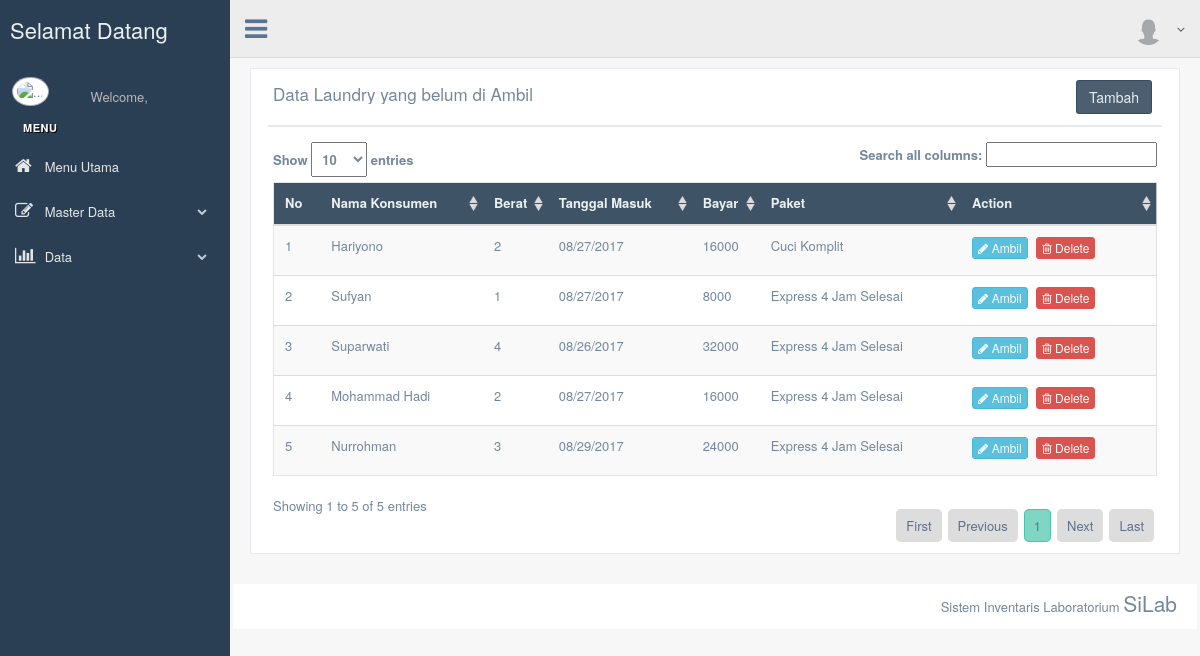
Page /index.php/admin/masuk on the committed database.
### tables this page shows
CREATE TABLE IF NOT EXISTS `laundry` (
`id_laundry` int(11) NOT NULL,
  `nama_konsumen` varchar(45) DEFAULT NULL,
  `berat` int(11) DEFAULT NULL,
  `status` enum('masuk','keluar') DEFAULT NULL,
  `bayar` int(11) DEFAULT NULL,
  `tgl_masuk` varchar(20) DEFAULT NULL,
  `tgl_keluar` varchar(20) DEFAULT NULL,
  `paket_id_paket` int(11) DEFAULT NULL
);

CREATE TABLE IF NOT EXISTS `paket` (
`id_paket` int(11) NOT NULL,
  `nama_paket` varchar(45) NOT NULL,
  `harga` int(11) NOT NULL
);

### application/controllers/Admin.php (called while the page is built, shortened)
<?php defined('BASEPATH') OR exit('No direct script access allowed');
class Admin extends CI_Controller {
	public function masuk()
	{
		$this->load->model('model_admin');
		$isi['nama_usr'] = $this->session->userdata('nama_usr');
		$isi['content'] = 'admin/masuk';
		$isi['data'] 		 = $this->model_admin->masuk();
		$this->load->view('admin/tampilan_admin',$isi);
	}
}

### index.php (called while the page is built, shortened)
<?php
require_once BASEPATH.'core/CodeIgniter.php';

### application/models/Model_admin.php (called while the page is built, shortened)
<?php
class Model_admin extends CI_model {
	public function masuk()
	{
		$data = " SELECT
		laundry.id_laundry,
		laundry.nama_konsumen,
		laundry.berat,
		laundry.`status`,
		laundry.tgl_masuk,
		laundry.bayar,
		paket.nama_paket
		FROM
		laundry
		INNER JOIN paket ON laundry.paket_id_paket = paket.id_paket WHERE `status` = 'masuk'
		";
		return $this->db->query($data);
	}
}

### application/views/admin/masuk.php (the view, shortened to what this page needs)
<div class="col-md-12 col-sm-12 col-xs-12">
                            <div class="x_panel">
                                <div class="x_title">
                                    <h2>Data Laundry yang belum di Ambil</h2>
                                    <ul class="nav navbar-right panel_toolbox">
                                    <li><a class="close-link"></a></li>
                                    <li><a class="close-link"></a></li>
                                    <li><a class="close-link"></a></li>
                                    <li><a class="close-link"></a></li>
                                    <li><a class="close-link"></a></li>
                                    <li><a class="close-link"></a></li>
                                    <a href="<?php echo base_url();  ?>admin/tambahlaundry" class="btn btn-dark">Tambah</a>                                           </ul>
                                    <div class="clearfix"></div>
                                </div>
                                <div class="x_content">
                                    <table id="example" class="table table-striped responsive-utilities jambo_table">
                                        <thead>
                                            <tr class="headings">
                                                <th>No </th>
                                                <th>Nama Konsumen</th>
                                                <th>Berat</th>
                                                <th>Tanggal Masuk</th>
                                                <th>Bayar</th>
                                                <th>Paket</th>
                                                <th class=" no-link last"><span class="nobr">Action</span>
                                                </th>
                                            </tr>
                                        </thead>
                                        <tbody>
                                            <tr>
            <?php
            $no = 1;
            foreach ($data->result() as $row) {
            ?>
            <td><?php echo $no++; ?></td>
            <td><?php echo $row->nama_konsumen; ?></td>
            <td><?php echo $row->berat; ?></td>
            <td><?php echo $row->tgl_masuk; ?></td>
            <td><?php echo $row->bayar; ?></td>
            <td><?php echo $row->nama_paket; ?></td>
            <td>
				<a href="<?php echo base_url();?>admin/ambillaundry/<?php echo $row->id_laundry; ?>" class="btn btn-info btn-xs"><i class="fa fa-pencil"></i> Ambil </a>
                <a href="<?php echo base_url();?>admin/deletelaundrymasuk/<?php echo $row->id_laundry; ?>" onclick="return confirm('anda yakin akan menghapus data ini');" class="btn btn-danger btn-xs"><i class="fa fa-trash-o"></i> Delete </a>
            </td>
        </tr>
        <?php }?>
                                        </tbody>
                                    </table>
                                </div>
                            </div>
                        </div>

### application/views/admin/tampilan_admin.php (shortened to what this page needs)
<!DOCTYPE html>
<html lang="en">
<head>
    <link href="<?php echo base_url();?>assets/css/bootstrap.min.css" rel="stylesheet">
    <link href="<?php echo base_url();?>assets/fonts/css/font-awesome.min.css" rel="stylesheet">
    <link href="<?php echo base_url();?>assets/css/animate.min.css" rel="stylesheet">
    <link href="<?php echo base_url();?>assets/css/custom.css" rel="stylesheet">
    <link rel="stylesheet" type="text/css" href="<?php echo base_url();?>assets/css/maps/jquery-jvectormap-2.0.1.css" />
    <link href="<?php echo base_url();?>assets/css/icheck/flat/green.css" rel="stylesheet" />
    <link href="<?php echo base_url();?>assets/css/floatexamples.css" rel="stylesheet" type="text/css" />
</head>
<body class="nav-md">
    <div class="container body">
        <div class="main_container">
            <div class="col-md-3 left_col">
                <div class="left_col scroll-view">
                    <div class="navbar nav_title" style="border: 0;">
                        <a href="<?php echo base_url();?>admin" class="site_title"><span>Selamat Datang</span></a>
                    </div>
                    <div class="profile">
                        <div class="profile_pic">
                            <img src="<?php echo base_url();?>assets/images/undiksha.png" alt="..." class="img-circle profile_img">
                        </div>
                        <div class="profile_info">
                            <span>Welcome,</span>
                        </div>
                    </div>
                    <?php $this->load->view('admin/tampilan_menu');?>
                </div>
            </div>
            <div class="top_nav">
                <div class="nav_menu">
                    <nav class="" role="navigation">
                        <div class="nav toggle">
                            <a id="menu_toggle"><i class="fa fa-bars"></i></a>
                        </div>
                        <ul class="nav navbar-nav navbar-right">
                            <li class="">
                                <a href="javascript:;" class="user-profile dropdown-toggle" data-toggle="dropdown" aria-expanded="false">
                                    <img src="<?php echo base_url();?>assets/images/user.png" alt="">
                                    <span class=" fa fa-angle-down"></span>
                                </a>
                            </li>
                        </ul>
                    </nav>
                </div>
            </div>
            <div class="right_col" role="main">
            <div class="row tile_count">
    <?php $this->load->view($content);?>
    </div>
                <footer>
                    <div class="">
                        <p class="pull-right">Sistem Inventaris Laboratorium
                            <span class="lead"> </i> SiLab</span>
                        </p>
                    </div>
                    <div class="clearfix"></div>
                </footer>
            </div>
</body>
</html>

### application/views/admin/tampilan_menu.php (shortened to what this page needs)
<div id="sidebar-menu" class="main_menu_side hidden-print main_menu">
                        <div class="menu_section">
                            <h3>Menu</h3>
                            <ul class="nav side-menu">
                                <li><a href="<?php echo base_url();?>admin"><i class="fa fa-home"></i> Menu Utama</a>
                                </li>
                                <li><a><i class="fa fa-edit"></i> Master Data <span class="fa fa-chevron-down"></span></a>
                                </li>
                                <li><a><i class="fa fa-bar-chart-o"></i> Data <span class="fa fa-chevron-down"></span></a>
                                </li>
                            </ul>
                        </div>
                    </div>

### rows in the picture
laundry: nama_konsumen "Hariyono", berat "2", tgl_masuk "08/27/2017", bayar "16000", paket_id_paket.nama_paket "Cuci Komplit"
laundry: nama_konsumen "Sufyan", berat "1", tgl_masuk "08/27/2017", bayar "8000", paket_id_paket.nama_paket "Express 4 Jam Selesai"
laundry: nama_konsumen "Suparwati", berat "4", tgl_masuk "08/26/2017", bayar "32000", paket_id_paket.nama_paket "Express 4 Jam Selesai"
laundry: nama_konsumen "Mohammad Hadi", berat "2", tgl_masuk "08/27/2017", bayar "16000", paket_id_paket.nama_paket "Express 4 Jam Selesai"
laundry: nama_konsumen "Nurrohman", berat "3", tgl_masuk "08/29/2017", bayar "24000", paket_id_paket.nama_paket "Express 4 Jam Selesai"
